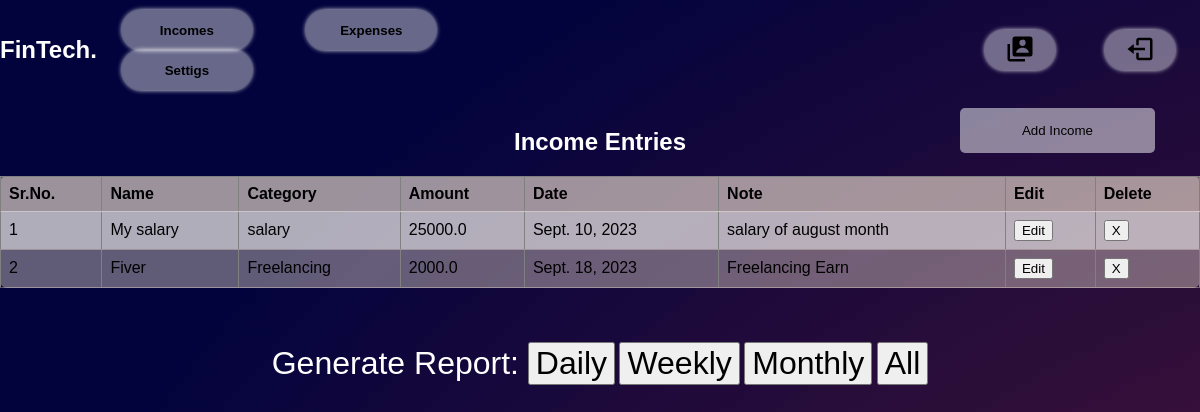
The page /incomes (signed in) on the database its author committed.
### FinTech/models.py (models this page shows, shortened)
class Income(models.Model):
    user = models.ForeignKey(User, related_name='user_name', on_delete=models.CASCADE)
    name = models.CharField(max_length=50)
    date = models.DateField(default=date.today)  # Corrected to use date.today without parentheses
    amount = models.FloatField()
    category = models.ForeignKey(IncomeCategory, related_name='income_catg', on_delete=models.CASCADE)
    note = models.TextField()

class IncomeCategory(models.Model):
    name = models.CharField(max_length=50)
    user = models.ForeignKey(User, related_name='user_inc_catg', on_delete=models.CASCADE)
    def __str__(self):
        return self.name

### FinTech/views.py (the view, shortened to what this page needs)
# urls.py: path('incomes',views.income,name="incomes"),
def income(request):
    if request.user.is_authenticated:
        incomes_catg= IncomeCategory.objects.filter(user=request.user.id)
        incomes= Income.objects.filter(user=request.user.id)
        return render(request,"income.html",{"categories":incomes_catg,"incomes":incomes})
    else:
        return redirect("/")

### templates/income.html (shortened to what this page needs)
{% load static %}
<!DOCTYPE html>
<html>
<head>
    <link rel="stylesheet" href="{% static 'css/expense.css' %}" type="text/css" media="all" >
    <link rel="stylesheet" href="{% static 'css/nav.css' %}" type="text/css" media="all" >
</head>
<body>
    <nav class="nav">
        <a href="/dashboard" id="logo"><h1>FinTech.</h1></a>
         <div class="nav-button">
             <button class="btn" id="Income" onclick="location.href='/incomes'">Incomes</button>
             <button class="btn" id="Expense" onclick="location.href='/expenses'">Expenses</button>
             <button class="btn" id="Setting" onclick="location.href='/settings'">Settigs</button>
         </div>
         <div class="nav-logo">
             <button class="btn left" id="Profile" onclick="location.href='/profile'"><img/></button>
             <button class="btn left" id="Logout" onclick="location.href='/logout'"><img/></button>
         </div>
     </nav>
     <br>
    <button id="addIncomeButton" onclick="showIncomeForm()">Add Income</button>
    <h2 style="color: white;">Income Entries</h2>
    <table id="incomeTable" border="1">
        <tr>
            <th>Sr.No.</th>
            <th>Name</th>
            <th>Category</th>
            <th>Amount</th>
            <th>Date</th>
            <th>Note</th>
            <th>Edit</th>
            <th>Delete</th>
        </tr>
        {% for income in incomes %}
        <tr>
            <td>{{forloop.counter}}</td>
            <td>{{income.name}}</td>
            <td>{{income.category}}</td>
            <td>{{income.amount}}</td>
            <td>{{income.date}}</td>
            <td>{{income.note}}</td>
            <td>
                <div class="rem">
                    <button type="button" onclick="location.href='/edit-income/{{income.id}}' ">
                        <span class="glyphicon glyphicon-trash">Edit</span>
                    </button>
                </div>
            </td>
            <td>
                <div class="rem">
                    <button type="button" onclick="location.href='/delete-income/{{income.id}}' ">
                        <span class="glyphicon glyphicon-trash">X</span>
                    </button>
                </div>
            </td>
        </tr>
        {% endfor %}
    </table>
    <br><br><br>
    <div style="position: relative; text-align: center;">
        <label style="font-size: 2em; color: white;" for="date">Generate Report: </label>
        <button style="font-size: 2em;align-self: center;" type="button" onclick="location.href='/income-report/daily' ">
            <span class="glyphicon glyphicon-trash"> Daily </span>
        </button>
        <button style="font-size: 2em;align-self: center;" type="button" onclick="location.href='/income-report/weekly' ">
            <span class="glyphicon glyphicon-trash"> Weekly </span>
        </button>
        <button style="font-size: 2em;align-self: center;" type="button" onclick="location.href='/income-report/monthly' ">
            <span class="glyphicon glyphicon-trash"> Monthly </span>
        </button>
        <button style="font-size: 2em;align-self: center;" type="button" onclick="location.href='/income-report/alltime' ">
            <span class="glyphicon glyphicon-trash"> All </span>
        </button>
    </div>
</body>
</html>

### static/css/expense.css (style rules this page uses)
body { min-height: 100vh; background: url(dark-gradient.jpg); }
#addIncomeButton { position: absolute; right: 45px; background-color: rgba(255, 255, 255, 0.5); padding: 15px 62px; border: none; border-radius: 5px; }
h1 { color: white; }
h2 { text-align: center; color:black; }
#incomeTable { border-collapse: collapse; width: 100%; background-color: rgba(250, 235, 215, 0.379); border-radius: 7px; border-color: none; }
#incomeTable th, #incomeTable td { padding: 8px; text-align: left; border-bottom: 1px solid rgba(250, 235, 215, 0.379); }
#incomeTable th { background-color: rgba(250, 235, 215, 0.379); }
#incomeTable tr:nth-child(even) { background-color: rgba(255, 255, 255, 0.5); }

### static/css/nav.css (style rules this page uses)
body { font-family: Arial, sans-serif; margin: 0; padding: 0; background: url(dark-gradient.jpg); }
.nav { display: flex; width: 100%; justify-content: center; align-items: center; margin-top: 10px; }
.nav-logo { display: flex; flex-direction: row; justify-content: center; align-items: center; color: #ffffff; margin-right: 0px; margin-left: 490px; }
#logo { text-decoration: none; color: #ffffff; }
.left { width: 130px; height: 40px; font-weight: 700; background: rgba(255, 255, 255, 0.4); border: none; border-radius: 30px; cursor: pointer; transition: .3s ease; margin: 0 25px; box-shadow: 0 0 5px rgb(255, 254, 254); }
.nav-button .btn { width: 130px; height: 40px; font-weight: 700; background: rgba(255, 255, 255, 0.4); border: none; border-radius: 30px; cursor: pointer; transition: .3s ease; margin: 0 25px; box-shadow: 0 0 5px rgb(255, 254, 254); }
#Logout { width: 70px; }
#Profile { width: 70px; }

### rows shown on the page
Income: name "My salary", category "salary", amount "25000.0", date "Sept. 10, 2023", note "salary of august month"
Income: name "Fiver", category "Freelancing", amount "2000.0", date "Sept. 18, 2023", note "Freelancing Earn"
